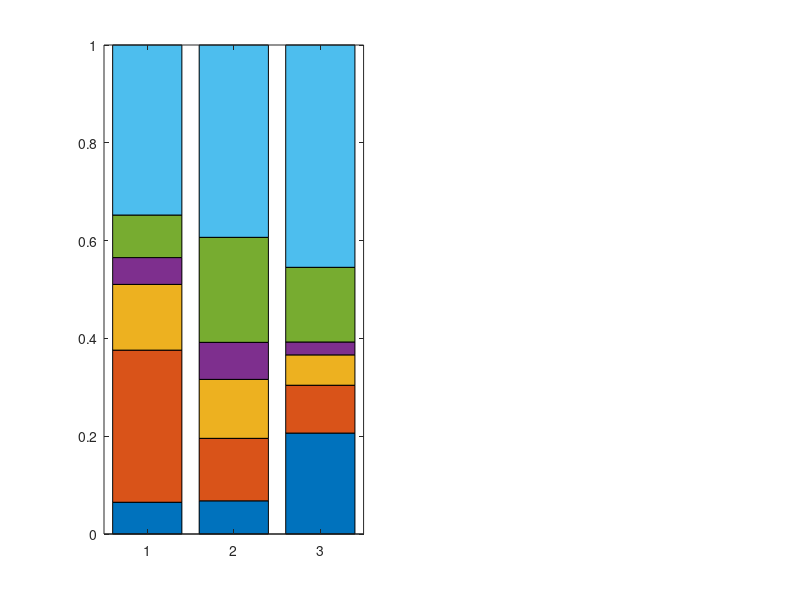

MATLAB code for this plot: (Note: this script raises an error after producing the figure.)

vac50 = [69,1574,131,67,26;26,152,41,26,44;19,61,10,3.9,22];
vacc = [358,2958,729,311,413,1547;129,346,224,141,370,597;192,143,62,26,150,381];
vaccY = vacc;
vaccY(:,1:5) = vaccY(:,1:5)-vac50;
col = [0.255,0.51,0.282;0,0.224,0.631;0,0.529,0.984;0.855,0.925,0.976;1,1,1;0.863,0.863,0.863];
figure('units','normalized','position',[0.3,0.45,0.25*2,0.55]);
subplot(1,2,1)
hy = bar(vaccY./(sum(vaccY,2)),'stacked');
for ii = 1:6
    hy(ii).FaceColor = col(ii,:);
end
set(gca,'YTickLabel',0:10:100,'XTickLabel',{'General','Arab','Haredi'},...
    'fontsize',13,'ygrid','on');
title('vaccination below 50')
legend(fliplr(hy),fliplr({'recovered','dose II+7','dose I+14','dose I','no vaccine','children'}))
box off

subplot(1,2,2)
hy = bar(vac50./(sum(vac50,2)),'stacked');
for ii = 1:4
    hy(ii).FaceColor = col(ii,:);
end
set(gca,'YTickLabel',0:10:100,'XTickLabel',{'General','Arab','Haredi'},...
    'fontsize',13,'ygrid','on');
title('vaccination over 50')
% legend(fliplr(hy),fliplr({'recovered','dose II+7','dose I+14','dose I','no vaccine','children'}))
box off
